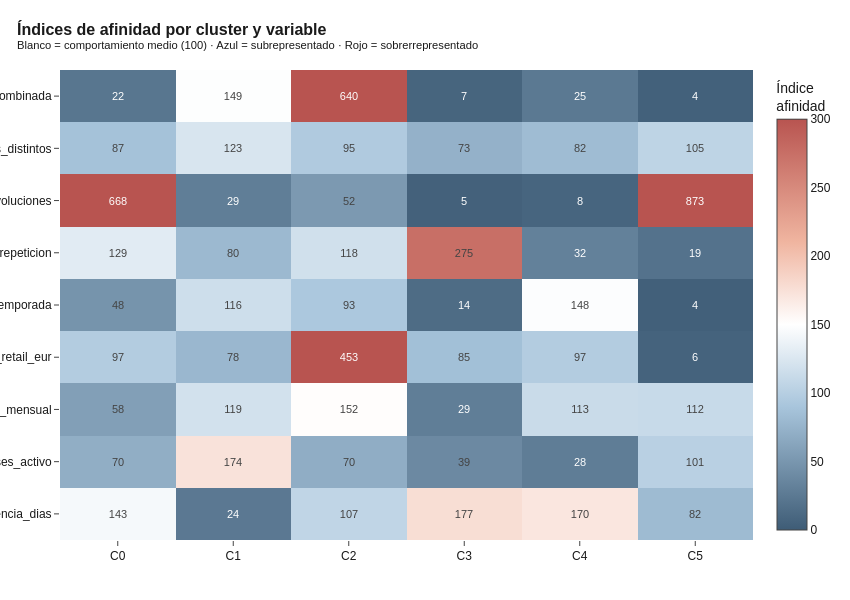

The code cell stored with this chart in its notebook:
### Code cell
# Heatmap de índices de afinidad
# Centrar el colormap en 100 para que rojo = subrepresentado, azul = sobrerrepresentado
fig = go.Figure(data=go.Heatmap(
    z=indices.values.astype(float),
    x=indices.columns, y=indices.index,
    colorscale=[
        [0.0, "#3E5C76"],   # azul oscuro: muy bajo
        [0.3, "#A8C5DC"],   # azul claro
        [0.5, "#FFFFFF"],   # blanco: = 100
        [0.7, "#F0B5A0"],   # naranja claro
        [1.0, "#B85450"],   # rojo oscuro: muy alto
    ],
    zmid=100, zmin=0, zmax=300,
    text=indices.values, texttemplate="%{text:.0f}",
    textfont=dict(size=11),
    colorbar=dict(title="Índice<br>afinidad"),
))
fig.update_layout(
    title=dict(text="<b>Índices de afinidad por cluster y variable</b><br><sup>Blanco = comportamiento medio (100) · Azul = subrepresentado · Rojo = sobrerrepresentado</sup>"),
    height=600, width=850,
)
guardar_y_mostrar(fig, "02_indices_afinidad_heatmap", w=850, h=600)

### Figure 1 — Plotly figure (JSON) as saved in the notebook; plotly's stock layout.template omitted (floating-point values rounded to 4 significant figures)
{"data": [{"colorbar": {"title": {"text": "Índice<br>afinidad"}}, "colorscale": [[0, "#3E5C76"], [0.3, "#A8C5DC"], [0.5, "#FFFFFF"], [0.7, "#F0B5A0"], [1, "#B85450"]], "text": [[143.3, 24.4, 106.7, 177.0, 170.3, 81.6], [70.1, 173.5, 69.7, 38.9, 28.3, 101.4], [57.6, 118.9, 151.8, 29.2, 112.7, 111.5], [97.4, 78.2, 453.0, 85.3, 97.4, 6.1], [47.7, 115.8, 92.7, 13.5, 147.7, 3.7], [129.0, 79.8, 117.6, 275.0, 31.5, 19.1], [667.5, 29.1, 52.4, 4.7, 7.8, 873.0], [87.4, 122.8, 95.4, 73.2, 82.0, 105.2], [22.0, 148.5, 640.3, 7.3, 24.6, 4.3]], "textfont": {"size": 11}, "texttemplate": "%{text:.0f}", "type": "heatmap", "x": ["C0", "C1", "C2", "C3", "C4", "C5"], "y": ["recencia_dias", "meses_activo", "frecuencia_mensual", "ticket_medio_retail_eur", "pct_pedidos_temporada", "pct_pedidos_repeticion", "pct_ratio_devoluciones", "num_canales_distintos", "facturacion_combinada"], "z": [[143.3, 24.4, 106.7, 177.0, 170.3, 81.6], [70.1, 173.5, 69.7, 38.9, 28.3, 101.4], [57.6, 118.9, 151.8, 29.2, 112.7, 111.5], [97.4, 78.2, 453.0, 85.3, 97.4, 6.1], [47.7, 115.8, 92.7, 13.5, 147.7, 3.7], [129.0, 79.8, 117.6, 275.0, 31.5, 19.1], [667.5, 29.1, 52.4, 4.7, 7.8, 873.0], [87.4, 122.8, 95.4, 73.2, 82.0, 105.2], [22.0, 148.5, 640.3, 7.3, 24.6, 4.3]], "zmax": 300, "zmid": 100, "zmin": 0}], "layout": {"height": 600, "title": {"text": "<b>Índices de afinidad por cluster y variable</b><br><sup>Blanco = comportamiento medio (100) · Azul = subrepresentado · Rojo = sobrerrepresentado</sup>"}, "width": 850}}
